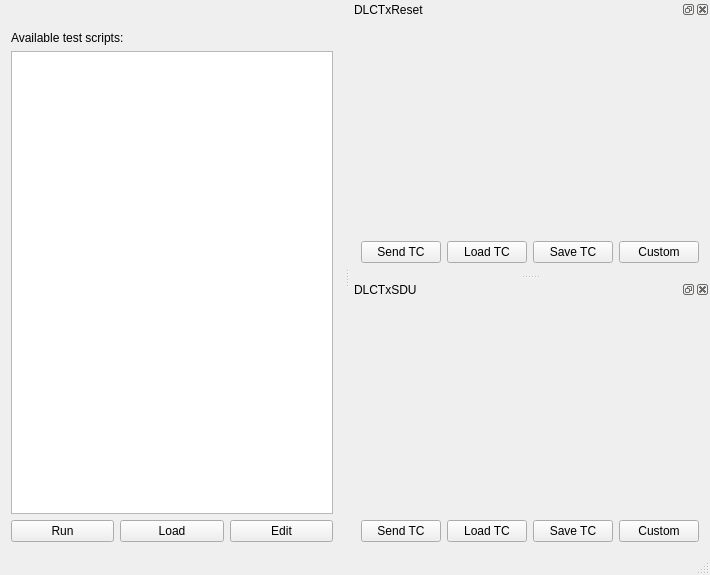
<?xml version="1.0" encoding="UTF-8"?>
<ui version="4.0">
 <class>MainWindow</class>
 <widget class="TasteMainWindow" name="MainWindow">
  <property name="geometry">
   <rect>
    <x>0</x>
    <y>0</y>
    <width>710</width>
    <height>575</height>
   </rect>
  </property>
  <property name="windowTitle">
   <string>bcapp</string>
  </property>
  <property name="tabShape">
   <enum>QTabWidget::Rounded</enum>
  </property>
  <property name="dockOptions">
   <set>QMainWindow::AllowNestedDocks|QMainWindow::AllowTabbedDocks|QMainWindow::AnimatedDocks</set>
  </property>
  <widget class="QWidget" name="centralWidget">
  <layout class="QVBoxLayout" name="verticalLayout">
     <item>
      <widget class="QLabel" name="tasteLogo" native="true">
       <property name="pixmap">
        <pixmap>tasteLogo_white.png</pixmap>
       </property>
      </widget>
     </item>
     <item>
      <widget class="QLabel" name="instructions" native="true">
       <property name="text">
        <string>Available test scripts:</string>
       </property>
      </widget>
     </item>
     <item>
      <widget class="QListWidget" name="msc" native="true"/>
     </item>
     <item>
      <layout class="QHBoxLayout" name="horizontalLayout">
       <item>
        <widget class="QPushButton" name="runMSC">
         <property name="text">
          <string>Run</string>
         </property>
        </widget>
       </item>
       <item>
        <widget class="QPushButton" name="loadMSC">
         <property name="text">
          <string>Load</string>
         </property>
        </widget>
       </item>
       <item>
        <widget class="QPushButton" name="editMSC">
         <property name="text">
          <string>Edit</string>
         </property>
        </widget>
       </item>
      </layout>
     </item>
    </layout>
   </widget>
   <widget class="QStatusBar" name="statusBar"/>
  <widget class="QDockWidget" name="tc_0">
   <property name="allowedAreas">
    <set>Qt::RightDockWidgetArea</set>
   </property>
   <property name="windowTitle">
    <string>DLCTxReset</string>
   </property>
   <attribute name="dockWidgetArea">
    <number>2</number>
   </attribute>
   <widget class="QWidget" name="dockWidgetContents">
    <layout class="QVBoxLayout" name="verticalLayout">
     <item>
      <widget class="asn1Editor" name="DLCTxReset" native="true"/>
     </item>
     <item>
      <layout class="QHBoxLayout" name="horizontalLayout">
       <item>
        <widget class="QPushButton" name="sendButton">
         <property name="text">
          <string>Send TC</string>
         </property>
        </widget>
       </item>
       <item>
        <widget class="QPushButton" name="loadButton">
         <property name="text">
          <string>Load TC</string>
         </property>
        </widget>
       </item>
       <item>
        <widget class="QPushButton" name="saveButton">
         <property name="text">
          <string>Save TC</string>
         </property>
        </widget>
       </item>
       <item>
        <widget class="QPushButton" name="customCombo">
         <property name="text">
          <string>Custom</string>
         </property>
        </widget>
       </item>
      </layout>
     </item>
    </layout>
   </widget>
  </widget>
  <widget class="QDockWidget" name="tc_1">
   <property name="allowedAreas">
    <set>Qt::RightDockWidgetArea</set>
   </property>
   <property name="windowTitle">
    <string>DLCTxSDU</string>
   </property>
   <attribute name="dockWidgetArea">
    <number>2</number>
   </attribute>
   <widget class="QWidget" name="dockWidgetContents">
    <layout class="QVBoxLayout" name="verticalLayout">
     <item>
      <widget class="asn1Editor" name="DLCTxSDU" native="true"/>
     </item>
     <item>
      <layout class="QHBoxLayout" name="horizontalLayout">
       <item>
        <widget class="QPushButton" name="sendButton">
         <property name="text">
          <string>Send TC</string>
         </property>
        </widget>
       </item>
       <item>
        <widget class="QPushButton" name="loadButton">
         <property name="text">
          <string>Load TC</string>
         </property>
        </widget>
       </item>
       <item>
        <widget class="QPushButton" name="saveButton">
         <property name="text">
          <string>Save TC</string>
         </property>
        </widget>
       </item>
       <item>
        <widget class="QPushButton" name="customCombo">
         <property name="text">
          <string>Custom</string>
         </property>
        </widget>
       </item>
      </layout>
     </item>
    </layout>
   </widget>
  </widget>
 </widget>
 <layoutdefault spacing="6" margin="11"/>
 <customwidgets>
     <customwidget>
          <class>asn1Editor</class>
          <extends>QWidget</extends>
          <header>asn1_value_editor</header>
     </customwidget>
     <customwidget>
          <class>asn1Viewer</class>
          <extends>QWidget</extends>
          <header>asn1_value_editor</header>
     </customwidget>
     <customwidget>
          <class>TasteMainWindow</class>
          <extends>QMainWindow</extends>
          <header>TasteMainWindow</header>
     </customwidget>
 </customwidgets>
 <resources/>
 <connections/>
</ui>
